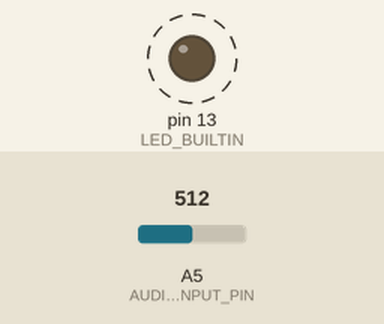
A sketch run on a simulated Arduino Uno, built with avr-gcc and run on an emulated ATmega328P. On the bench: output pins drawn as LEDs (lit = HIGH). Dashed ring = blinking. The inputs (shaded band) are chosen by the test bench; at power-on: A5 (AUDIO_INPUT_PIN) = 512.

Above: at 0.5 s.
Timing chart, 0 to 4.6 s (numbered marks = the images above):
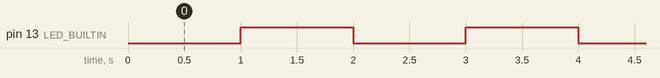

Measured:
- by itself, pin 13 (LED_BUILTIN): alternates HIGH for 1.0 s and LOW for 1.0 s

The sketch:

wave_to_cw.ino
```cpp
#include <Arduino.h>
#include "constants.h"
#include "heartbeat.h"
#include "audio_input.h"
#include "singleton_t.h"
#include "key.h"

void init_singletons()
{
  singleton_t< heartbeat > hb( new heartbeat( LED_BUILTIN, 1000, 1000 ) );
  singleton_t< audio_input > ai( new audio_input( AUDIO_INPUT_PIN ) );
  singleton_t< key > k( new key( KEY_DEBOUNCE_MILLIS ) );
  //singleton_t< key > k( new key() );
}


void setup()
{
  init_singletons();
  Serial.begin( 9600 );
}

void loop()
{
  heartbeat& hb = singleton_t< heartbeat >::instance();
  key& k = singleton_t< key >::instance();
  audio_input& ai = singleton_t< audio_input >::instance();
  k.beat();
  hb.beat();
  ai.beat();

}
```

audio_input.cpp
```cpp
#include <arduino.h>
#include "audio_input.h"
#include "constants.h"


audio_input::audio_input( short read_pin )
:
  m_read_pin( read_pin ),
  m_is_high( false ),
  m_last_above_threshold_millis( 0 )
{
  pinMode( this->m_read_pin, INPUT );
}

float
audio_input::read_value()
{
  float value = analogRead( this->m_read_pin );
  return value;
}

bool
audio_input::is_high()
{
  unsigned long current_millis = millis();
  unsigned long time_since_high_millis = current_millis - this->last_above_threshold_millis();

  return time_since_high_millis < AUDIO_DEBOUNCE_MILLIS;
}

void
audio_input::beat()
{
  float value = this->read_value();
  if ( value > AUDIO_KEY_THRESHOLD )
  {
    this->last_above_threshold_millis( millis() );
  }
}
```

audio_input.h
```cpp
#ifndef AUDIO_INPUT_H
#define AUDIO_INPUT_H

class audio_input
{
private:
  unsigned short m_read_pin;
  unsigned long m_last_above_threshold_millis;
  bool m_is_high;

public:
  audio_input( short READ_PIN );
  float read_value();
  unsigned long last_above_threshold_millis() { return this->m_last_above_threshold_millis; }
  void last_above_threshold_millis( unsigned long value ) { this->m_last_above_threshold_millis = value; }
  bool is_high();

  void beat();


private:
    audio_input( const audio_input& );             // disable copy ctor
    audio_input& operator=( const audio_input& );  //disable assignment op

};

#endif // AUDIO_INPUT_H
```

constants.h
```cpp
#ifndef CONTSANTS_H
#define CONSTANTS_H

#include <Arduino.h>

static const short AUDIO_INPUT_PIN = A5;
static const short KEY_PIN = 2;
static const float AUDIO_KEY_THRESHOLD = 100;
static const long  KEY_DEBOUNCE_MILLIS = 2000;
static const long  AUDIO_DEBOUNCE_MILLIS = 25;

#endif
```

heartbeat.cpp
```cpp
#include "heartbeat.h"
#include "singleton_t.h"
//#include <arduino.h>

heartbeat::heartbeat( uint8_t led_pin, unsigned long mills_between_beats, unsigned long beat_length_mills )
    :
    m_led_pin( led_pin ),
    m_mills_between_beats( mills_between_beats ),
    m_beat_length_mills( beat_length_mills )
{
    pinMode( led_pin, OUTPUT );
    pinMode( LED_BUILTIN, OUTPUT );
}

void
heartbeat::beat()
{
    if ( this->is_off() )
        this->off_beat();
    else
        this->on_beat();

    return;
}

unsigned long
heartbeat::time_on()
{
    return
        ( this->is_on() )
            ? millis() - this->last_state_change_mills()
            : 0
        ;
}

unsigned long
heartbeat::time_off()
{
    return
        ( this->is_off() )
            ? millis() - this->last_state_change_mills()
            : 0
        ;
}

void
heartbeat::off_beat()
{
    if ( this->time_off() >= this->mills_between_beats() )
    {
        this->turn_on();
    }

    return;
}

void
heartbeat::on_beat()
{
    if ( this->time_on() >= this->beat_length_mills() )
    {
        this->turn_off();
    }

    return;
}

void
heartbeat::turn_on()
{
    digitalWrite( this->led_pin(), HIGH );
    digitalWrite( LED_BUILTIN, HIGH );
    this->is_on( true );

    this->last_state_change_mills( millis() );
    return;
}

void
heartbeat::turn_off()
{
    digitalWrite( this->led_pin(), LOW );
    digitalWrite( LED_BUILTIN, LOW );
    this->is_on( false );

    this->last_state_change_mills( millis() );

    return;
}


bool
heartbeat::is_on()
{
    // Trying it this way first as it should be more reliable than a variable
    // On the ATMEL chips there is are three different registers that hold or
    // control the state of the pins.  The digital pins are PORTD.
    //
    return this->m_is_on;
}

void
heartbeat::is_on( bool condition )
{
  this->m_is_on = condition;
}

bool
heartbeat::is_off()
{
    return !( this->is_on() );
}    
```

heartbeat.h
```cpp
#ifndef HEARTBEAT_H
#define HEARTBEAT_H

#include <Arduino.h>

// The ENTIRE purpose of this class is to not do a delay() for the flashing of the led.
// I don't know if this will work or not but I'm trying to remove all calls to delay().
// The idea here is that we'll turn on the LED one time through the main loop
// and then each subsequent time check to see if it's time to shut it off.
// The alternative is to write something like:
//
// digitalWrite( pin, HIGH );
// delay( 50 );
// digitialWrite( pin, LOW );
//
// the problem with this is you are pausing the entire arduino for 50 milliseconds when
// it could be doing other things.
//
class heartbeat
{
  private:
    unsigned long m_last_state_change_mills  = 0;
    uint8_t       m_led_pin                  = 0;
    unsigned long m_mills_between_beats      = 0;
    unsigned long m_beat_length_mills        = 0;
    bool          m_is_on                    = false;

  public:
    // Ctor
    //
    heartbeat( uint8_t led_pin, unsigned long mills_between_beats, unsigned long beat_length_mills );

    // Accessors
    //
    unsigned long last_state_change_mills() { return m_last_state_change_mills; }
    void last_state_change_mills( unsigned long mills ) {
      m_last_state_change_mills = mills;
    }

    uint8_t led_pin() { return m_led_pin; }
    void led_pin( uint8_t pin ) { m_led_pin = pin; }

    unsigned long mills_between_beats() { return m_mills_between_beats; }
    void mills_between_beats( unsigned long mills ) { m_mills_between_beats = mills; }

    unsigned long beat_length_mills() { return m_beat_length_mills; }
    void beat_length_mills( unsigned long mills ) { m_beat_length_mills = mills; }

    // Behavior
    //
    void beat();
    void off_beat();
    void on_beat();
    void turn_on();
    void turn_off();

    // Testing
    //
    bool is_on();
    bool is_off();
    unsigned long time_on();
    unsigned long time_off();

    // setters
    //
    void is_on( bool condition );


  private:
    // Disable compiler generated crap
    //
    heartbeat( const heartbeat& );
    heartbeat& operator=( const heartbeat& );
};

#endif // HEARTBEAH_H
```

key.cpp
```cpp
#include "key.h"
#include "audio_input.h"
#include "singleton_t.h"
#include "constants.h"
#include <Arduino.h>

key::key(unsigned long debounce_millis)
  : m_last_state_changed_millis(0),
    m_debounce_millis(debounce_millis)
    {
      pinMode( KEY_PIN, OUTPUT );
      digitalWrite( KEY_PIN, LOW );
    }

bool key::enough_time_passed() {
  return this->time_since_last_state_change() > this->debounce_millis();
}

bool key::not_enough_time_passed() {
  return !(this->enough_time_passed());
}

unsigned long
key::time_since_last_state_change() {
  return millis() - this->last_state_changed_millis();
}

void
key::press_key_down()
{
  digitalWrite( KEY_PIN, HIGH );
}

void
key::pop_key_up()
{
  digitalWrite( KEY_PIN, LOW );
}

void key::beat() {
  if (not_enough_time_passed())
    return;

  audio_input& input = singleton_t< audio_input >::instance();
  if ( input.is_high() )
  {
    this->pop_key_up();
  }
  else
  {
    this->press_key_down();
  }
}
```

key.h
```cpp
#ifndef KEY_H
#define KEY_H


class key
{
private:
  unsigned long m_last_state_changed_millis;
  unsigned long m_debounce_millis;
  bool  m_is_key_down;
  float m_threshold = 25.0;

public:
  key( unsigned long debounce_millis );


public:
  bool enough_time_passed();
  bool not_enough_time_passed();
  unsigned long time_since_last_state_change();

  unsigned long last_state_changed_millis() { return m_last_state_changed_millis; }
  void last_state_changed_millis( unsigned long millis ) { m_last_state_changed_millis = millis; }
  unsigned long debounce_millis() { return this->m_debounce_millis; }

private:
  void press_key_down();
  void pop_key_up();

public:
  void beat();

private:
  // disable ctors
  //
  key( const key& );
  key& operator=( const key& );
}
;

#endif // KEY_H
```

singleton_t.h
```cpp
#ifndef SINGLETON_T_H
#define SINGLETON_T_H

// This is a templatized class that deals with the singleton pattern.
// For what this is see: https://en.wikipedia.org/wiki/Singleton_pattern
// I didn't feel like writing it over and over since many variables
// are global.  Instead I just wrote a template you can use to
// make anything a singleton.
//
template <class T>
class singleton_t
{
private:
    static T* s_instance;

public:
    static T& instance() { return *s_instance; }
    singleton_t<T>(T* i){ singleton_t<T>::s_instance = i; } // ctor

private:
    singleton_t( const singleton_t& );             // disable copy ctor
    singleton_t& operator=( const singleton_t& );  //disable assignment op
};

template<typename T> T* singleton_t<T>::s_instance;

#endif // SINGLETON_T_H
```
